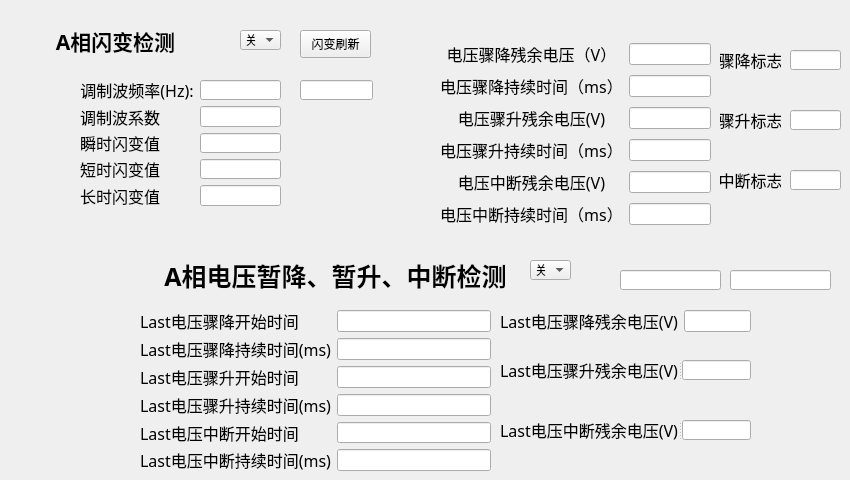
     <widget class="QWidget" name="tab_2">
      <attribute name="title">
       <string>A相其他量</string>
      </attribute>
      <widget class="QLabel" name="label_3">
       <property name="geometry">
        <rect>
         <x>150</x>
         <y>260</y>
         <width>371</width>
         <height>31</height>
        </rect>
       </property>
       <property name="font">
        <font>
         <family>楷体</family>
         <pointsize>19</pointsize>
         <weight>75</weight>
         <bold>true</bold>
        </font>
       </property>
       <property name="text">
        <string>A相电压暂降、暂升、中断检测</string>
       </property>
       <property name="alignment">
        <set>Qt::AlignCenter</set>
       </property>
      </widget>
      <widget class="QWidget" name="layoutWidget_7">
       <property name="geometry">
        <rect>
         <x>440</x>
         <y>40</y>
         <width>271</width>
         <height>188</height>
        </rect>
       </property>
       <layout class="QGridLayout" name="gridLayout_6">
        <item row="0" column="0">
         <widget class="QLabel" name="label_130">
          <property name="font">
           <font>
            <family>楷体</family>
            <pointsize>12</pointsize>
           </font>
          </property>
          <property name="text">
           <string>电压骤降残余电压（V）</string>
          </property>
          <property name="alignment">
           <set>Qt::AlignCenter</set>
          </property>
         </widget>
        </item>
        <item row="0" column="1">
         <widget class="QLineEdit" name="V_Dip_Depth"/>
        </item>
        <item row="1" column="0">
         <widget class="QLabel" name="label_128">
          <property name="font">
           <font>
            <family>楷体</family>
            <pointsize>12</pointsize>
           </font>
          </property>
          <property name="text">
           <string>电压骤降持续时间（ms）</string>
          </property>
          <property name="alignment">
           <set>Qt::AlignCenter</set>
          </property>
         </widget>
        </item>
        <item row="1" column="1">
         <widget class="QLineEdit" name="V_Dip_Time"/>
        </item>
        <item row="2" column="0">
         <widget class="QLabel" name="label_129">
          <property name="font">
           <font>
            <family>楷体</family>
            <pointsize>12</pointsize>
           </font>
          </property>
          <property name="text">
           <string>电压骤升残余电压(V)</string>
          </property>
          <property name="alignment">
           <set>Qt::AlignCenter</set>
          </property>
         </widget>
        </item>
        <item row="2" column="1">
         <widget class="QLineEdit" name="V_Swell"/>
        </item>
        <item row="3" column="0">
         <widget class="QLabel" name="label_133">
          <property name="font">
           <font>
            <family>楷体</family>
            <pointsize>12</pointsize>
           </font>
          </property>
          <property name="text">
           <string>电压骤升持续时间（ms）</string>
          </property>
          <property name="alignment">
           <set>Qt::AlignCenter</set>
          </property>
         </widget>
        </item>
        <item row="3" column="1">
         <widget class="QLineEdit" name="V_Swell_Time"/>
        </item>
        <item row="4" column="0">
         <widget class="QLabel" name="label_132">
          <property name="font">
           <font>
            <family>楷体</family>
            <pointsize>12</pointsize>
           </font>
          </property>
          <property name="text">
           <string>电压中断残余电压(V)</string>
          </property>
          <property name="alignment">
           <set>Qt::AlignCenter</set>
          </property>
         </widget>
        </item>
        <item row="4" column="1">
         <widget class="QLineEdit" name="V_Interrupt"/>
        </item>
        <item row="5" column="0">
         <widget class="QLabel" name="label_131">
          <property name="font">
           <font>
            <family>楷体</family>
            <pointsize>12</pointsize>
           </font>
          </property>
          <property name="text">
           <string>电压中断持续时间（ms）</string>
          </property>
          <property name="alignment">
           <set>Qt::AlignCenter</set>
          </property>
         </widget>
        </item>
        <item row="5" column="1">
         <widget class="QLineEdit" name="V_Interrupt_Time"/>
        </item>
       </layout>
      </widget>
      <widget class="QWidget" name="layoutWidget_8">
       <property name="geometry">
        <rect>
         <x>140</x>
         <y>310</y>
         <width>351</width>
         <height>161</height>
        </rect>
       </property>
       <layout class="QFormLayout" name="formLayout">
        <item row="0" column="0">
         <widget class="QLabel" name="label_105">
          <property name="font">
           <font>
            <family>楷体</family>
            <pointsize>12</pointsize>
           </font>
          </property>
          <property name="text">
           <string>Last电压骤降开始时间</string>
          </property>
          <property name="alignment">
           <set>Qt::AlignCenter</set>
          </property>
         </widget>
        </item>
        <item row="0" column="1">
         <widget class="QLineEdit" name="V_Dip_StartTime"/>
        </item>
        <item row="1" column="0">
         <widget class="QLabel" name="label_106">
          <property name="font">
           <font>
            <family>楷体</family>
            <pointsize>12</pointsize>
           </font>
          </property>
          <property name="text">
           <string>Last电压骤降持续时间(ms)</string>
          </property>
          <property name="alignment">
           <set>Qt::AlignCenter</set>
          </property>
         </widget>
        </item>
        <item row="1" column="1">
         <widget class="QLineEdit" name="V_Dip_LastTime"/>
        </item>
        <item row="2" column="0">
         <widget class="QLabel" name="label_107">
          <property name="font">
           <font>
            <family>楷体</family>
            <pointsize>12</pointsize>
           </font>
          </property>
          <property name="text">
           <string>Last电压骤升开始时间</string>
          </property>
          <property name="alignment">
           <set>Qt::AlignCenter</set>
          </property>
         </widget>
        </item>
        <item row="2" column="1">
         <widget class="QLineEdit" name="V_Swell_StartTime"/>
        </item>
        <item row="3" column="0">
         <widget class="QLabel" name="label_108">
          <property name="font">
           <font>
            <family>楷体</family>
            <pointsize>12</pointsize>
           </font>
          </property>
          <property name="text">
           <string>Last电压骤升持续时间(ms)</string>
          </property>
          <property name="alignment">
           <set>Qt::AlignCenter</set>
          </property>
         </widget>
        </item>
        <item row="3" column="1">
         <widget class="QLineEdit" name="V_Swell_LastTime"/>
        </item>
        <item row="4" column="0">
         <widget class="QLabel" name="label_109">
          <property name="font">
           <font>
            <family>楷体</family>
            <pointsize>12</pointsize>
           </font>
          </property>
          <property name="text">
           <string>Last电压中断开始时间</string>
          </property>
          <property name="alignment">
           <set>Qt::AlignCenter</set>
          </property>
         </widget>
        </item>
        <item row="4" column="1">
         <widget class="QLineEdit" name="V_Interrupt_StartTime"/>
        </item>
        <item row="5" column="0">
         <widget class="QLabel" name="label_110">
          <property name="font">
           <font>
            <family>楷体</family>
            <pointsize>12</pointsize>
           </font>
          </property>
          <property name="text">
           <string>Last电压中断持续时间(ms)</string>
          </property>
          <property name="alignment">
           <set>Qt::AlignCenter</set>
          </property>
         </widget>
        </item>
        <item row="5" column="1">
         <widget class="QLineEdit" name="V_Interrupt_LasttTime"/>
        </item>
       </layout>
      </widget>
      <widget class="QSplitter" name="splitter_3">
       <property name="geometry">
        <rect>
         <x>500</x>
         <y>360</y>
         <width>251</width>
         <height>20</height>
        </rect>
       </property>
       <property name="orientation">
        <enum>Qt::Horizontal</enum>
       </property>
       <widget class="QLabel" name="label_143">
        <property name="font">
         <font>
          <family>楷体</family>
          <pointsize>12</pointsize>
         </font>
        </property>
        <property name="text">
         <string>Last电压骤升残余电压(V)</string>
        </property>
        <property name="alignment">
         <set>Qt::AlignCenter</set>
        </property>
       </widget>
       <widget class="QLineEdit" name="Last_V_Swell"/>
      </widget>
      <widget class="QSplitter" name="splitter_4">
       <property name="geometry">
        <rect>
         <x>500</x>
         <y>420</y>
         <width>251</width>
         <height>20</height>
        </rect>
       </property>
       <property name="orientation">
        <enum>Qt::Horizontal</enum>
       </property>
       <widget class="QLabel" name="label_144">
        <property name="font">
         <font>
          <family>楷体</family>
          <pointsize>12</pointsize>
         </font>
        </property>
        <property name="text">
         <string>Last电压中断残余电压(V)</string>
        </property>
        <property name="alignment">
         <set>Qt::AlignCenter</set>
        </property>
       </widget>
       <widget class="QLineEdit" name="Last_V_Interrupt"/>
      </widget>
      <widget class="QLabel" name="label_4">
       <property name="geometry">
        <rect>
         <x>50</x>
         <y>10</y>
         <width>131</width>
         <height>61</height>
        </rect>
       </property>
       <property name="font">
        <font>
         <family>楷体</family>
         <pointsize>16</pointsize>
         <weight>75</weight>
         <bold>true</bold>
        </font>
       </property>
       <property name="contextMenuPolicy">
        <enum>Qt::DefaultContextMenu</enum>
       </property>
       <property name="layoutDirection">
        <enum>Qt::LeftToRight</enum>
       </property>
       <property name="frameShape">
        <enum>QFrame::NoFrame</enum>
       </property>
       <property name="text">
        <string>A相闪变检测</string>
       </property>
       <property name="textFormat">
        <enum>Qt::AutoText</enum>
       </property>
       <property name="alignment">
        <set>Qt::AlignCenter</set>
       </property>
      </widget>
      <widget class="QLineEdit" name="shanbianjisuancishu">
       <property name="geometry">
        <rect>
         <x>300</x>
         <y>80</y>
         <width>73</width>
         <height>20</height>
        </rect>
       </property>
      </widget>
      <widget class="QWidget" name="layoutWidget_9">
       <property name="geometry">
        <rect>
         <x>80</x>
         <y>80</y>
         <width>201</width>
         <height>126</height>
        </rect>
       </property>
       <layout class="QFormLayout" name="formLayout_2">
        <item row="0" column="0">
         <widget class="QLabel" name="label_145">
          <property name="font">
           <font>
            <family>楷体</family>
            <pointsize>12</pointsize>
           </font>
          </property>
          <property name="text">
           <string>调制波频率(Hz):</string>
          </property>
          <property name="alignment">
           <set>Qt::AlignCenter</set>
          </property>
         </widget>
        </item>
        <item row="0" column="1">
         <widget class="QLineEdit" name="A_tiaozhibo_f"/>
        </item>
        <item row="1" column="0">
         <widget class="QLabel" name="label_146">
          <property name="font">
           <font>
            <family>楷体</family>
            <pointsize>12</pointsize>
           </font>
          </property>
          <property name="text">
           <string>调制波系数</string>
          </property>
          <property name="alignment">
           <set>Qt::AlignCenter</set>
          </property>
         </widget>
        </item>
        <item row="1" column="1">
         <widget class="QLineEdit" name="tiaozhibo_xishu"/>
        </item>
        <item row="2" column="0">
         <widget class="QLabel" name="label_121">
          <property name="font">
           <font>
            <family>楷体</family>
            <pointsize>12</pointsize>
           </font>
          </property>
          <property name="text">
           <string>瞬时闪变值</string>
          </property>
          <property name="alignment">
           <set>Qt::AlignCenter</set>
          </property>
         </widget>
        </item>
        <item row="2" column="1">
         <widget class="QLineEdit" name="shunshishanbianzhi"/>
        </item>
        <item row="3" column="0">
         <widget class="QLabel" name="label_122">
          <property name="font">
           <font>
            <family>楷体</family>
            <pointsize>12</pointsize>
           </font>
          </property>
          <property name="text">
           <string>短时闪变值</string>
          </property>
          <property name="alignment">
           <set>Qt::AlignCenter</set>
          </property>
         </widget>
        </item>
        <item row="3" column="1">
         <widget class="QLineEdit" name="duanshishanbianzhi"/>
        </item>
        <item row="4" column="0">
         <widget class="QLabel" name="label_123">
          <property name="font">
           <font>
            <family>楷体</family>
            <pointsize>12</pointsize>
           </font>
          </property>
          <property name="text">
           <string>长时闪变值</string>
          </property>
          <property name="alignment">
           <set>Qt::AlignCenter</set>
          </property>
         </widget>
        </item>
        <item row="4" column="1">
         <widget class="QLineEdit" name="changshishanbianzhi"/>
        </item>
       </layout>
      </widget>
      <widget class="QPushButton" name="flicker_updateButton">
       <property name="geometry">
        <rect>
         <x>300</x>
         <y>30</y>
         <width>71</width>
         <height>28</height>
        </rect>
       </property>
       <property name="text">
        <string>闪变刷新</string>
       </property>
      </widget>
      <widget class="QLineEdit" name="V_Dip_Flag">
       <property name="geometry">
        <rect>
         <x>790</x>
         <y>50</y>
         <width>51</width>
         <height>20</height>
        </rect>
       </property>
      </widget>
      <widget class="QLineEdit" name="V_Swell_Flag">
       <property name="geometry">
        <rect>
         <x>790</x>
         <y>110</y>
         <width>51</width>
         <height>20</height>
        </rect>
       </property>
      </widget>
      <widget class="QLineEdit" name="V_Interrupt_Flag">
       <property name="geometry">
        <rect>
         <x>790</x>
         <y>170</y>
         <width>51</width>
         <height>20</height>
        </rect>
       </property>
      </widget>
      <widget class="QLabel" name="label_148">
       <property name="geometry">
        <rect>
         <x>720</x>
         <y>50</y>
         <width>61</width>
         <height>20</height>
        </rect>
       </property>
       <property name="font">
        <font>
         <family>楷体</family>
         <pointsize>12</pointsize>
        </font>
       </property>
       <property name="text">
        <string>骤降标志</string>
       </property>
       <property name="alignment">
        <set>Qt::AlignCenter</set>
       </property>
      </widget>
      <widget class="QLabel" name="label_149">
       <property name="geometry">
        <rect>
         <x>720</x>
         <y>110</y>
         <width>61</width>
         <height>20</height>
        </rect>
       </property>
       <property name="font">
        <font>
         <family>楷体</family>
         <pointsize>12</pointsize>
        </font>
       </property>
       <property name="text">
        <string>骤升标志</string>
       </property>
       <property name="alignment">
        <set>Qt::AlignCenter</set>
       </property>
      </widget>
      <widget class="QLabel" name="label_203">
       <property name="geometry">
        <rect>
         <x>720</x>
         <y>170</y>
         <width>61</width>
         <height>20</height>
        </rect>
       </property>
       <property name="font">
        <font>
         <family>楷体</family>
         <pointsize>12</pointsize>
        </font>
       </property>
       <property name="text">
        <string>中断标志</string>
       </property>
       <property name="alignment">
        <set>Qt::AlignCenter</set>
       </property>
      </widget>
      <widget class="QComboBox" name="flicker_comboBox">
       <property name="geometry">
        <rect>
         <x>240</x>
         <y>30</y>
         <width>41</width>
         <height>20</height>
        </rect>
       </property>
       <item>
        <property name="text">
         <string>关</string>
        </property>
       </item>
       <item>
        <property name="text">
         <string>开</string>
        </property>
       </item>
      </widget>
      <widget class="QComboBox" name="voltage_dipswellinterrupt_comboBox">
       <property name="geometry">
        <rect>
         <x>530</x>
         <y>260</y>
         <width>41</width>
         <height>20</height>
        </rect>
       </property>
       <item>
        <property name="text">
         <string>关</string>
        </property>
       </item>
       <item>
        <property name="text">
         <string>开</string>
        </property>
       </item>
      </widget>
      <widget class="QLineEdit" name="result_800">
       <property name="geometry">
        <rect>
         <x>730</x>
         <y>270</y>
         <width>101</width>
         <height>20</height>
        </rect>
       </property>
      </widget>
      <widget class="QLineEdit" name="result_400">
       <property name="geometry">
        <rect>
         <x>620</x>
         <y>270</y>
         <width>101</width>
         <height>20</height>
        </rect>
       </property>
      </widget>
      <widget class="QWidget" name="layoutWidget_11">
       <property name="geometry">
        <rect>
         <x>500</x>
         <y>310</y>
         <width>251</width>
         <height>22</height>
        </rect>
       </property>
       <layout class="QFormLayout" name="formLayout_97">
        <item row="0" column="0">
         <widget class="QLabel" name="label_142">
          <property name="font">
           <font>
            <family>楷体</family>
            <pointsize>12</pointsize>
           </font>
          </property>
          <property name="text">
           <string>Last电压骤降残余电压(V)</string>
          </property>
          <property name="alignment">
           <set>Qt::AlignCenter</set>
          </property>
         </widget>
        </item>
        <item row="0" column="1">
         <widget class="QLineEdit" name="Last_V_Dip_Depth"/>
        </item>
       </layout>
      </widget>
     </widget>
